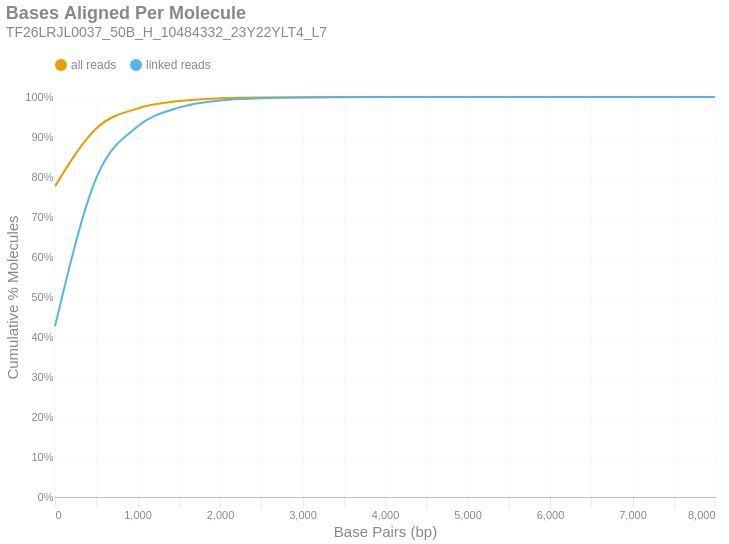

The notebook cell this image was saved under:
### Markdown cell above
### Bases Aligned Per Molecule
This is a cumulative frequency distribution showing the number of base pairs aligned per unique molecule. These data are shown in 500 bp bins. There are two distributions: one with `all reads` (yellow) and another with only `linked reads` (blue). The percent of molecules in the `linked reads` distribution is relative to the total number of linked molecules.

### Code cell
if SKIPLR:
    print_html(f"Skipped")
else:
    binned_df = consolidated_hist(valids['aligned_bp'], mask, 500, True)
    with SafeRender(binned_df):
        (
            density_plot(binned_df, 'Bases Aligned Per Molecule', samplename, 'basesper')
            .encode(
                x=alt.X('bin:Q', title="Base Pairs (bp)").axis(tickMinStep=500).scale(padding=0),
                y=alt.Y('value:Q', title='Cumulative % Molecules')
                    .axis(format='%')
                    .scale(domain = [0,1])
                    .stack(False),
                color=alt.Color("key:N").scale(domain = ["all reads", "linked reads"]),
                tooltip = [
                    alt.Tooltip("key:N", title = "Data Type"),
                    alt.Tooltip("range_label:N", title="Bases Aligned Per Molecule"),
                    alt.Tooltip("value:Q", format = ".2%", title="% Molecules (Cum.)")
                ]
            )
        ).display()

### Figure 1 — Vega-Lite specification as saved in the notebook (floating-point values rounded to 4 significant figures)
{"width": "container", "height": 400, "config": {"title": {"anchor": "start", "dy": -15, "fontSize": 18, "color": "#888888", "subtitleColor": "#888888", "subtitleFontSize": 14}, "arc": {"fill": "#0072B2"}, "axis": {"domainColor": "#888888", "domainWidth": 0.5, "gridWidth": 0.2, "grid": false, "titleFontWeight": 400, "titleFontSize": 15, "labelFontSize": 11, "labelColor": "#888888", "tickColor": "#888888", "tickWidth": 0.2, "titleColor": "#888888"}, "axisBand": {"grid": false}, "axisX": {"grid": true, "tickSize": 10, "domainCap": "round"}, "axisY": {"domain": false, "grid": true, "tickSize": 0, "domainCap": "round"}, "background": "transparent", "header": {"labelFontSize": 15, "labelColor": "#888888", "titleFontSize": 15, "titleFontWeight": 600, "titleColor": "#888888"}, "legend": {"labelFont": "sans-serif", "labelFontSize": 12, "labelColor": "#888888", "symbolSize": 100, "symbolType": "circle", "titleFontSize": 12, "titlePadding": 10, "titleColor": "#888888", "title": null, "orient": "top"}, "range": {"category": ["#E69F00", "#56B4E9", "#009E73", "#F0E442", "#0072B2", "#D55E00", "#CC79A7", "#000000"], "diverging": ["#cfe8f3", "#a2d4ec", "#73bfe2", "#46abdb", "#1696d2", "#12719e"]}, "area": {"fill": "#0072B2", "fillOpacity": 0.7, "line": true, "strokeOpacity": 0.7}, "line": {"color": "#0072B2", "stroke": "#0072B2", "strokeWidth": 2}, "trail": {"color": "#0072B2", "stroke": "#0072B2", "strokeWidth": 0, "size": 1}, "point": {"filled": true, "fillOpacity": 1.0, "size": 95}, "text": {"color": "#888888", "fontSize": 11, "align": "right", "fontWeight": 400, "size": 11}, "bar": {"fill": "#0072B2", "stroke": null}, "view": {"stroke": null, "continuousWidth": 660, "continuousHeight": 400}}, "data": {"name": "data-31e2bd68fa06b646a7f1a1f8e86bda05"}, "mark": {"type": "line", "interpolate": "monotone", "point": {"opacity": 0, "size": 275}}, "encoding": {"color": {"field": "key", "scale": {"domain": ["all reads", "linked reads"]}, "type": "nominal"}, "tooltip": [{"field": "key", "title": "Data Type", "type": "nominal"}, {"field": "range_label", "title": "Bases Aligned Per Molecule", "type": "nominal"}, {"field": "value", "format": ".2%", "title": "% Molecules (Cum.)", "type": "quantitative"}], "x": {"axis": {"tickMinStep": 500}, "field": "bin", "scale": {"padding": 0}, "title": "Base Pairs (bp)", "type": "quantitative"}, "y": {"axis": {"format": "%"}, "field": "value", "scale": {"domain": [0, 1]}, "stack": false, "title": "Cumulative % Molecules", "type": "quantitative"}}, "params": [{"name": "param_c36ac31b6afebe62", "select": {"type": "point", "fields": ["key"]}, "bind": "legend"}], "title": {"text": "Bases Aligned Per Molecule", "subtitle": "TF26LRJL0037_50B_H_10484332_23Y22YLT4_L7"}, "transform": [{"fold": ["all reads (cumsum)", "linked reads (cumsum)"]}, {"calculate": "replace(datum.key, ' (cumsum)', '')", "as": "key"}, {"filter": {"param": "param_c36ac31b6afebe62"}}], "usermeta": {"embedOptions": {"downloadFileName": "TF26LRJL0037_50B_H_10484332_23Y22YLT4_L7.basesper"}}, "$schema": "https://vega.github.io/schema/vega-lite/v6.4.1.json", "datasets": {"data-31e2bd68fa06b646a7f1a1f8e86bda05": [{"bin": "0.0", "interval": "0.0-500.0", "all reads": 0.7765, "linked reads": 0.4267, "all reads (cumsum)": 0.7765, "linked reads (cumsum)": 0.4267, "range_label": "0-499"}, {"bin": "500.0", "interval": "500.0-1000.0", "all reads": 0.1449, "linked reads": 0.3704, "all reads (cumsum)": 0.9215, "linked reads (cumsum)": 0.7971, "range_label": "500-999"}, {"bin": "1000.0", "interval": "1000.0-1500.0", "all reads": 0.04996, "linked reads": 0.1291, "all reads (cumsum)": 0.9714, "linked reads (cumsum)": 0.9261, "range_label": "1000-1499"}, {"bin": "1500.0", "interval": "1500.0-2000.0", "all reads": 0.01829, "linked reads": 0.04726, "all reads (cumsum)": 0.9897, "linked reads (cumsum)": 0.9734, "range_label": "1500-1999"}, {"bin": "2000.0", "interval": "2000.0-2500.0", "all reads": 0.006889, "linked reads": 0.01781, "all reads (cumsum)": 0.9966, "linked reads (cumsum)": 0.9912, "range_label": "2000-2499"}, {"bin": "2500.0", "interval": "2500.0-3000.0", "all reads": 0.002158, "linked reads": 0.005577, "all reads (cumsum)": 0.9988, "linked reads (cumsum)": 0.9968, "range_label": "2500-2999"}, {"bin": "3000.0", "interval": "3000.0-3500.0", "all reads": 0.0007683, "linked reads": 0.001986, "all reads (cumsum)": 0.9995, "linked reads (cumsum)": 0.9988, "range_label": "3000-3499"}, {"bin": "3500.0", "interval": "3500.0-4000.0", "all reads": 0.0002963, "linked reads": 0.000766, "all reads (cumsum)": 0.9998, "linked reads (cumsum)": 0.9995, "range_label": "3500-3999"}, {"bin": "4000.0", "interval": "4000.0-4500.0", "all reads": 0.0001143, "linked reads": 0.0002954, "all reads (cumsum)": 0.9999, "linked reads (cumsum)": 0.9998, "range_label": "4000-4499"}, {"bin": "4500.0", "interval": "4500.0-5000.0", "all reads": 4.228e-05, "linked reads": 0.0001093, "all reads (cumsum)": 1.0, "linked reads (cumsum)": 0.9999, "range_label": "4500-4999"}, {"bin": "5000.0", "interval": "5000.0-5500.0", "all reads": 1.406e-05, "linked reads": 3.636e-05, "all reads (cumsum)": 1.0, "linked reads (cumsum)": 1.0, "range_label": "5000-5499"}, {"bin": "5500.0", "interval": "5500.0-6000.0", "all reads": 4.923e-06, "linked reads": 1.272e-05, "all reads (cumsum)": 1.0, "linked reads (cumsum)": 1.0, "range_label": "5500-5999"}, {"bin": "6000.0", "interval": "6000.0-6500.0", "all reads": 2.198e-06, "linked reads": 5.681e-06, "all reads (cumsum)": 1.0, "linked reads (cumsum)": 1.0, "range_label": "6000-6499"}, {"bin": "6500.0", "interval": "6500.0-7000.0", "all reads": 1.758e-07, "linked reads": 4.544e-07, "all reads (cumsum)": 1.0, "linked reads (cumsum)": 1.0, "range_label": "6500-6999"}, {"bin": "7000.0", "interval": "7000.0-7500.0", "all reads": 8.791e-08, "linked reads": 2.272e-07, "all reads (cumsum)": 1.0, "linked reads (cumsum)": 1.0, "range_label": "7000-7499"}, {"bin": "7500.0", "interval": "7500.0-8000.0", "all reads": 8.791e-08, "linked reads": 2.272e-07, "all reads (cumsum)": 1.0, "linked reads (cumsum)": 1.0, "range_label": "7500-7999"}, {"bin": "8000.0", "interval": "8000.0-8500.0", "all reads": 8.791e-08, "linked reads": 2.272e-07, "all reads (cumsum)": 1.0, "linked reads (cumsum)": 1.0, "range_label": "8000-8499"}]}}
